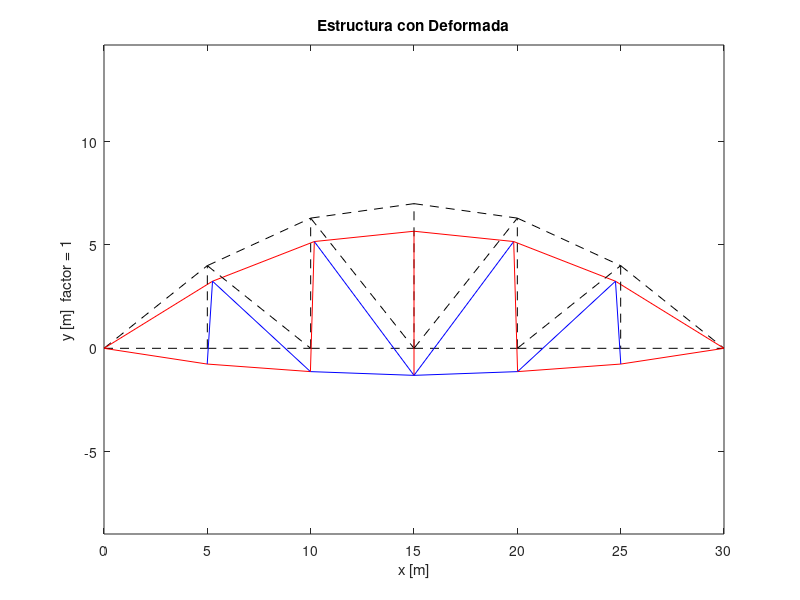
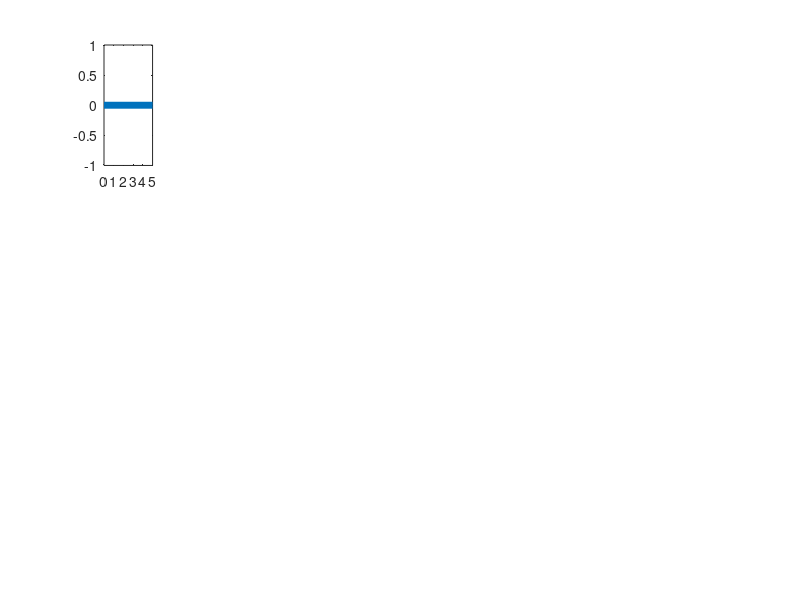

These charts were generated, in order, by the following MATLAB code: (Note: this script raises an error after producing the figures.)
%% TALLER 1 ANALISIS ESTRUCTURAL AVANZADO
%
% Daniel Alejandro Montoya Mejia
% Franklin Andres Lizarazo Muñoz
%
%-------------------------------------------------------------------------
%% Geometría
E  = 2e5;              % kPa
A  = 0.005;            % m^2
ba = 21;               % Numero de barras
j  = 12;               % Numero de nodos

I  = (0.05*0.1^3)/12;  % m^4 Inercia

% Se define la longitud de cada barra manualmente [en m]
le = [5 5 5 5 5 5 6.4 5.5 5.04 5.04 5.5 6.4 4 6.4 6.3 8.04 7 8.04 6.3 6.4 4];

% Se ubican las cargas en los nodos especificados en la dirección dada[en kN]
P  = zeros(j*3,1);
P([5 8 11 14 17],1)=-2;  P([23 35],1)=-5;  P([26 32],1)=-10;  P(29,1)=-15;

% Se define la inclinación de cada barra manualmente [en °]
beta  = [0 0 0 0 0 0 39 25 8 -8 -25 -39 90 -39 90 -52 90 52 90 39 -90];

% Se define la topología de los elementos
IJ = [ 1  2;  2  3;  3  4; 4  5; 5  6; 6  7; 1 12; 12 11; 11 10; 10  9; 
       9  8; 8  7; 2 12; 12 3; 3 11; 11  4; 4 10; 4  9; 5  9; 5  8; 8  6];

% Se define la matriz con los grados de libertad de cada barra
gdl=zeros(ba,6);

for e=1:ba
   gdl(e,:)=[3*IJ(e,1)-2 3*IJ(e,1)-1 3*IJ(e,1) 3*IJ(e,2)-2 3*IJ(e,2)-1 3*IJ(e,2)];
end

%% Calcular la matriz k local

% Se definen unos acumuladores para usar datos mas adelante
[eta_acu, mu_acu, K_acu, k_acu, T_acu]   = deal(cell(1,ba));

% Se separa el espacio de la matriz K global
K=zeros(j*3);

% Se calculan los ke locales, se guardan en los acumuladores y se ensabla
% la matriz global K
for e  = 1:ba
    
    % Por legibilidad se definen
    Ea = E*A/le(e);    Ei=E*I/le(e)^3;
    ke = [  Ea           0             0  -Ea            0             0
             0       12*Ei    6*le(e)*Ei    0       -12*Ei    6*le(e)*Ei
             0  6*le(e)*Ei  4*le(e)^2*Ei    0  -6*le(e)*Ei  2*le(e)^2*Ei
           -Ea           0             0   Ea            0             0
             0      -12*Ei   -6*le(e)*Ei    0        12*Ei   -6*le(e)*Ei
             0  6*le(e)*Ei  2*le(e)^2*Ei    0  -6*le(e)*Ei  4*le(e)^2*Ei ];   
    k_acu{e} = ke;
    
    %Se extrae el angulo del elemento e del vector de angulos
    eta  = cosd(beta(e)); eta_acu{e} = eta;      
    mu   = sind(beta(e)); mu_acu{e}  = mu;
    
    %Se define la matriz de transformación
    Te   = [ eta  mu   0    0   0   0
             -mu eta   0    0   0   0
               0   0   1    0   0   0
               0   0   0  eta  mu   0
               0   0   0  -mu eta   0
               0   0   0    0   0   1]; T_acu{e} = Te;
       
    Ke   = Te'*ke*Te;K_acu{e} = Ke;
    ge   = gdl(e,:);
    
    K(ge,ge) = K(ge,ge)+Ke;
end

%% Grados de Libertad Restringidos y libres
a = [1 2 3 19 20 21];   b = setdiff(1:3*j,a);

Kaa = K(a,a);     Kab = K(a,b);
Kba = K(b,a);     Kbb = K(b,b);

Pb = P(b);

% Se resuelve el sistema de ecuaciones
Db   = Kbb\Pb;
D    = zeros(j*3,1);
D(b) = Db;

Pa   = Kab*Db;

%% Fuerzas al interior de cada elemento
[P, p]  = deal(cell(ba,1));     % Globales-Locales

for e   = 1:ba
   De   = D(gdl(e,:));
   p{e} =  k_acu{e}*T_acu{e}*De;
   P{e} =  K_acu{e}*De;
end

%% Esfuerzos al interior
sigma = zeros(ba,1);

for e = 1:ba
    sigma(e) = p{e}(4)/A;
end

%% Graficar

% Se define la posición de cada uno de los nodos
XY=[ 0   0;  5   0; 10   0; 15   0; 20   0; 25   0;
    30   0; 25   4; 20 6.3; 15   7; 10 6.3;  5   4];

XYdef = zeros(size(XY));
fac   = 1;
c     = 0;
for i = 1:j
    c          = c+1;
    XYdef(i,1) = XY(i,1)+fac*D(c);
    c          = c+1;
    XYdef(i,2) = XY(i,2)+fac*D(c);
    c          = c+1;
end

% Se grafican la estructura y su deformada
figure
for e=1:ba
    Q    = [XY(IJ(e,1),1)     XY(IJ(e,1),2);...
            XY(IJ(e,2),1)     XY(IJ(e,2),2)];
        
    Qdef = [XYdef(IJ(e,1),1)  XYdef(IJ(e,1),2);...
            XYdef(IJ(e,2),1)  XYdef(IJ(e,2),2)];
        
    if sigma(e)>0
        plot(Q(:,1),Q(:,2),'k--',Qdef(:,1),Qdef(:,2),'b')
    else
        plot(Q(:,1),Q(:,2),'k--',Qdef(:,1),Qdef(:,2),'r')
    end
    hold on
end
title('Estructura con Deformada')
xlabel('x [m]')
ylabel('y [m]  factor = 1')
axis equal

% Se grafican las fuerzas axiales
figure
for e=1:ba
    subplot(3,7,e)
    plot([0 le(e)],[0 0],'lineWidth',5)
    title('Barra',e)
    hold on
    plot([0 0 le(e) le(e)],[0 p{e}(4) p{e}(4) 0])
    text(le(e)/5,   p{e}(4)/2,   num2str(p{e}(4)),'FontSize',18);
end
sgtitle('Fuerza Axial [kN]')

% Se grafican las fuerzas cortantes
figure
for e=1:ba
    subplot(3,7,e)
    plot([0 le(e)],[0 0],'lineWidth',5)
    title('Barra',e)
    hold on
    plot([0 0 le(e) le(e)],[0 p{e}(5) p{e}(5) 0])
    text(le(e)/5,   p{e}(5)/2,   num2str(p{e}(5)),'FontSize',18);
end
sgtitle('Fuerza Cortante [kN]')

% Se grafican los momentos
figure
for e=1:ba
    subplot(3,7,e)
    plot([0 le(e)],[0 0],'lineWidth',5)
    title('Barra',e)
    hold on
    plot([0 0 le(e) le(e)],[0 p{e}(3) -p{e}(6) 0])
    text(0,   p{e}(3)/2,   num2str(p{e}(3)),'FontSize',11);
    text(3*le(e)/5,   -p{e}(6)/2,   num2str(p{e}(6)),'FontSize',11);
end
sgtitle('Momento [kN*m]')

%% Extraigo tablas resumen
bar = 1:ba;
a   = 1:j;

[Axial, Cortante, Momento] = deal(zeros(ba,1));

for e = 1:ba
    Axial(e)    = p{e}(4);
    Cortante(e) = p{e}(5);
    Momento(e)  = p{e}(6);
end

T1  = table(bar', sigma, Axial, Cortante, Momento,...
     'VariableNames',{'Barra','Esfuerzo','F Axial','F Cortante','Momento'})

[Dx, Dy]  = deal(zeros(j,1));
c         = 0;
for e     = 1:3:3*j
    c     = c+1;
    Dx(c) = D(e);
    Dy(c) = D(e+2);
end

T2 = table(a',Dx, Dy,'VariableNames',{'Nodo','Desp. X','Desp. Y'})
